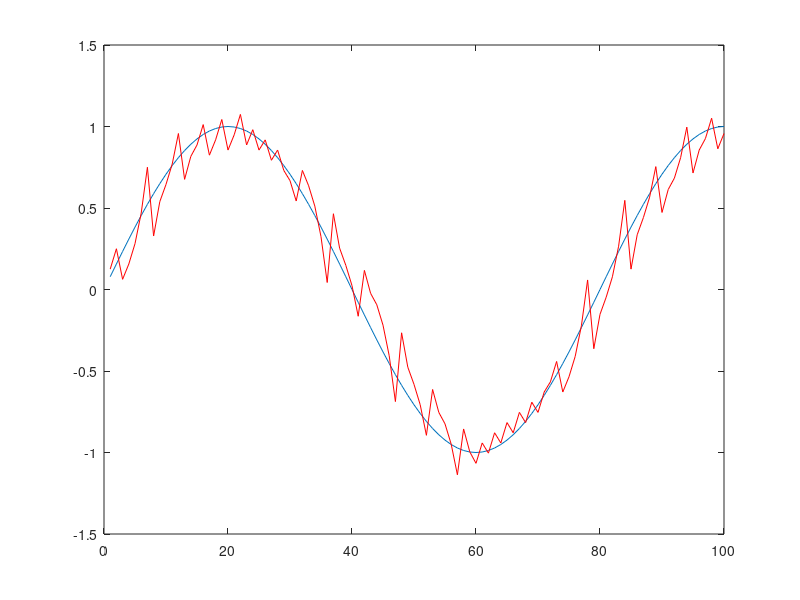
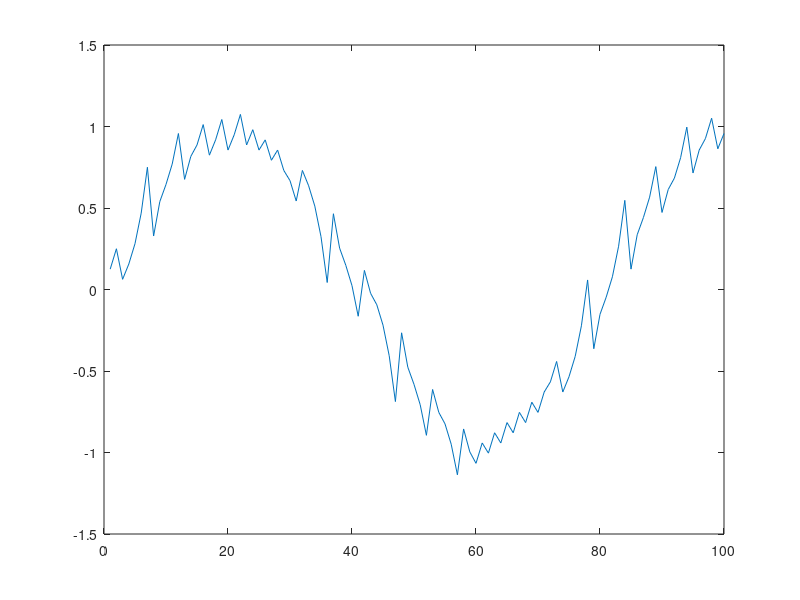
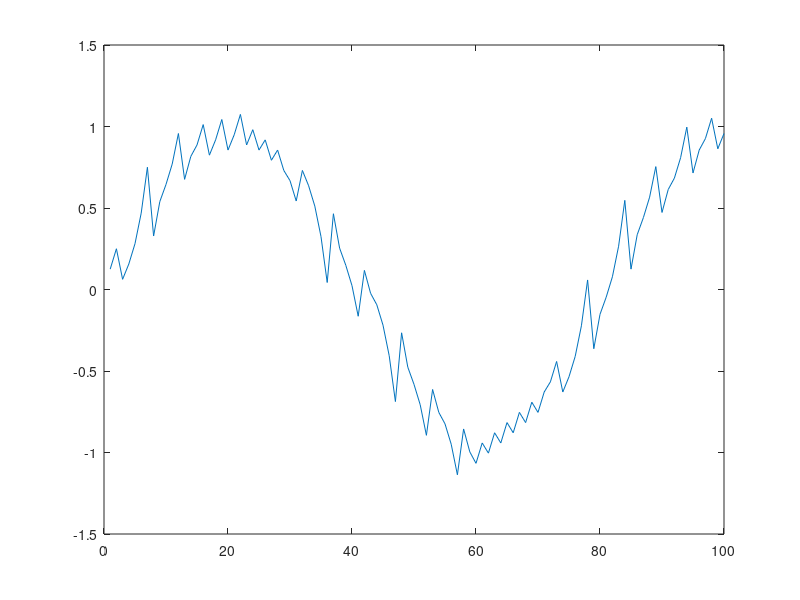
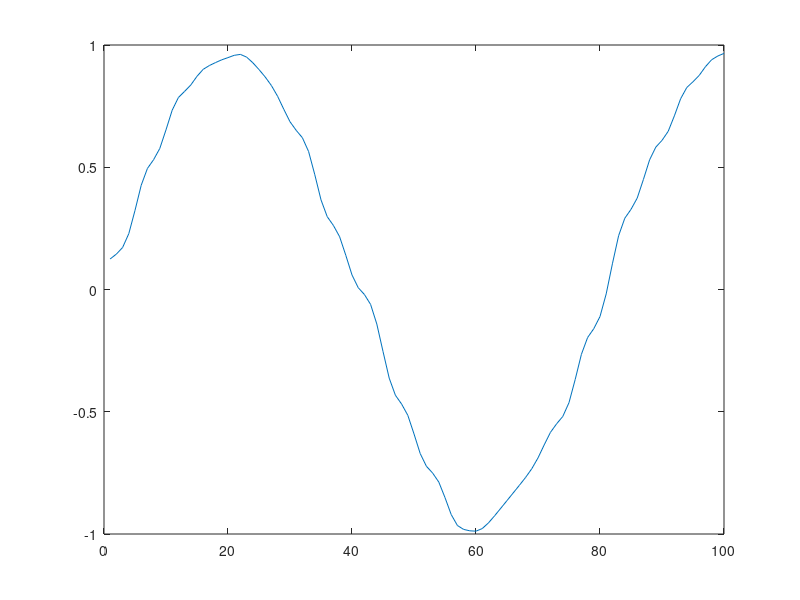

These charts were generated, in order, by the following MATLAB code:
clear all;
%----- load the audio file --------------------
% take input in the variable original_audio
%Fs [y, Fs, nbits] = wavread('C:\Users\AASHISH\Desktop\sound.wav');
%nbits
% [original_audio, Fs, nbits] = wavread('C:\Users\AASHISH\Desktop\abc.wav');
%----------------------------------------------------------------------------
n = (1:500);
x = sin(2*pi*100*n/8000);
delta_min = 1/8;  % change it to some other value
delta = 0;
mq = zeros(1,length(x)); % mq are the quantized values 1,-1
if x(1)>delta
    mq(1) = 1;
else
    mq(1) = -1;
end
delta = delta_min;
x_test = zeros(1,length(x));
x_predicted = mq(1)*delta_min;
x_test(1) = x_predicted;
for i = 2:length(x)
    if x(i)> x_predicted
        mq(i) = 1;
    else
        mq(i) = -1;
    end
    x_predicted = x_predicted + mq(i)*delta;
    x_test(i) = x_predicted;
    if delta < delta_min
        delta = delta_min;
    else
        delta = delta*(mq(i) + 0.5*mq(i-1))/mq(i);
    end
end
%--------- Demodulator -----------------------
Eb_by_No = [1/4,1/2,1,2,5,10];
Eb = [1,1,1,4,10,100];
No = [4,2,1,2,2,10];
Pe = zeros(1,length(Eb));
x_demod = zeros(1,length(mq));
mq_recovered = zeros(1,length(mq));
for i = 1:1
    E = 100;
    N = 1;
    noise = N*randn(length(mq),1);
    incorrect = 0;
    for j = 1:length(mq)
        if mq(j)>0
            received_bit = E + noise(j);
            if received_bit>0
                decoded = 1;
            else
                decoded = -1;
                incorrect = incorrect + 1;
            end
        else
            received_bit = -E + noise(j);
            if received_bit>0
                decoded = 1;
                incorrect = incorrect + 1;
            else
                decoded = -1;
            end
        end
        mq_recovered(j) = decoded; 
    end
    x_demod(1) = mq_recovered(1)*delta_min;
    delta = delta_min;
    x_predicted = x_demod(1);
    for k = 2:length(mq)
        x_demod(k) = x_demod(k-1) + mq_recovered(k)*delta;
        if delta < delta_min
            delta = delta_min;
        else
            delta = delta*(mq_recovered(k) + 0.5*mq_recovered(k-1))/mq_recovered(k);
        end
    end
    Pe(i) = incorrect/(length(mq));
end
figure(1);
plot(x(1:100));
hold on ;
plot(x_demod(1:100),'r');
hold off;
figure(2);
plot(x_demod(1:100));
figure(3);
plot(x_test(1:100));
y = zeros(1,length(x));
h = fir1(5,4/32);
% y(1) = x_demod(1);
% y(2) = x_demod(2);
% y(3) = x_demod(3);
% y(4) = x_demod(4);
% for i = 5:length(x)
%     y(i) = (x_demod(i) + x_demod(i-1) + x_demod(i-2)+ x_demod(i-3)+ x_demod(i-4))/5;
% end
y = filtfilt(h',1,x_demod);
figure(4);
plot(y(1:100));